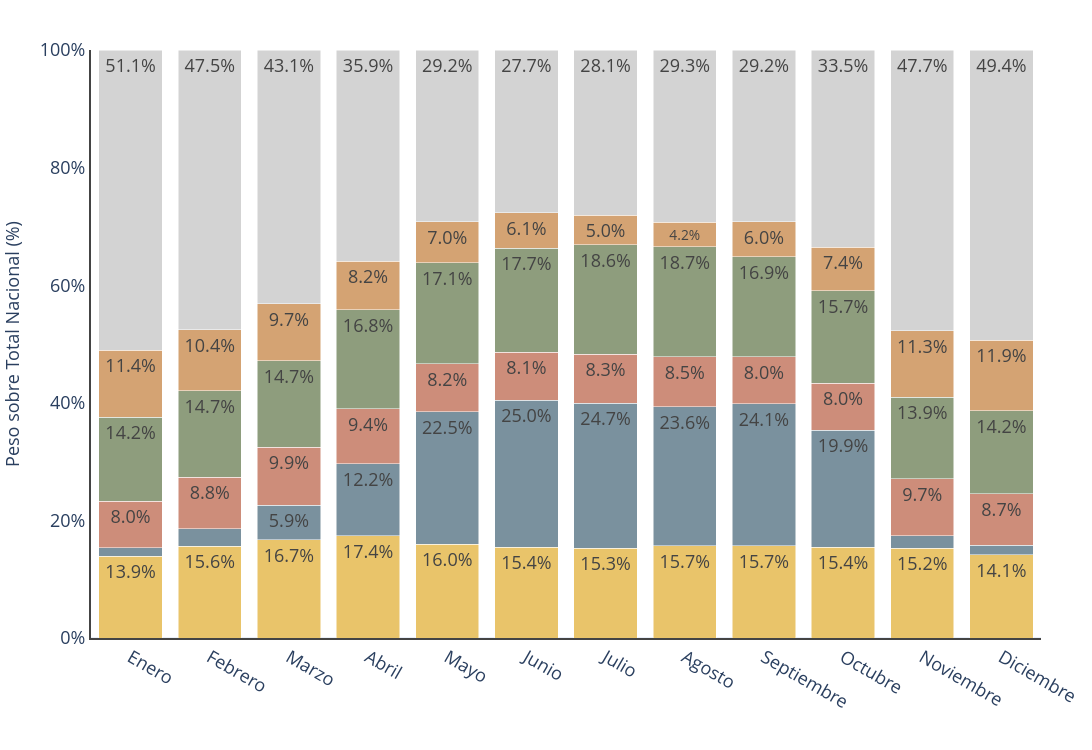

Write notebook code for a chart like this one.
### Markdown cell above
### Conclusiones: Evolución de Pernoctaciones por CCAA


- Baleares como motor estival y riesgo operativo: Presenta los picos más altos de toda la serie histórica en los meses de verano (rozando los 11M-12M de pernoctaciones), 
pero sufre la caída más dramática e inmediata del gráfico al llegar el invierno, llegando casi a cero. 
Es el comportamiento más volátil del portafolio.

- Cataluña y Andalucía (Resiliencia Masiva): Siguen la tendencia estacional del verano, pero sus valles de invierno son notablemente más altos y seguros (manteniéndose por encima de los 2M). Muestran una base de demanda mucho más sólida durante todo el año.

- Madrid como estabilizador de ingresos: Es la única línea plana y constante del gráfico. No sufre por el factor "sol y playa", lo que convierte a esta región en el pulmón financiero que sostiene los costes fijos de la empresa durante los meses fríos

### Code cell
import plotly.express as px
import pandas as pd

# 1. Mapa de colores Neutro (con Andalucía en Amarillo Azafrán)
color_map = {
    'Andalucía': '#E9C46A',      # Amarillo Azafrán
    'Baleares': '#7A919E',       # Azul Pizarra
    'C. Valenciana': '#CD8D7A',  # Terracota Pastel
    'Cataluña': '#8E9D7D',       # Verde Salvia
    'Madrid': '#D4A373',         # Ocre Suave
    'Resto de España': '#D3D3D3' # Gris Claro
}

# 2. Preparación de datos por MES
df_mensual = df_analisis_temp.copy()
df_mensual['Fecha'] = pd.to_datetime(df_mensual['Fecha'])

# Extraemos el número del mes para ordenar y el nombre para mostrar
df_mensual['Mes_Num'] = df_mensual['Fecha'].dt.month
df_mensual['Mes_Nombre'] = df_mensual['Fecha'].dt.month_name(locale='es_ES') 

# Separamos CCAA y Total Nacional
df_solo_ccaa = df_mensual[df_mensual['Comunidad Autonoma'] != 'Total'].copy()
df_total_nacional = df_mensual[df_mensual['Comunidad Autonoma'] == 'Total'].copy()

# Agrupamos por mes (promediando o sumando según tus datos, aquí sumamos)
resumen_ccaa = df_solo_ccaa.groupby(['Mes_Num', 'Mes_Nombre', 'Comunidad Autonoma'])['Total'].sum().reset_index()
resumen_total = df_total_nacional.groupby(['Mes_Num', 'Mes_Nombre'])['Total'].sum().reset_index()

# Calculamos el "Resto de España" mensual
total_vuestras = resumen_ccaa.groupby(['Mes_Num', 'Mes_Nombre'])['Total'].sum().reset_index()
df_resto = pd.merge(total_vuestras, resumen_total, on=['Mes_Num', 'Mes_Nombre'], suffixes=('_Vuestras', '_Nacional'))
df_resto['Total'] = df_resto['Total_Nacional'] - df_resto['Total_Vuestras']
df_resto['Comunidad Autonoma'] = 'Resto de España'

# Unimos todo para el cálculo final de porcentaje
df_completo = pd.concat([resumen_ccaa, df_resto[['Mes_Num', 'Mes_Nombre', 'Comunidad Autonoma', 'Total']]])
df_final = pd.merge(df_completo, resumen_total, on=['Mes_Num', 'Mes_Nombre'], suffixes=('', '_Nacional'))
df_final['Porcentaje_Real'] = (df_final['Total'] / df_final['Total_Nacional']) * 100

# Ordenamos por número de mes para que el gráfico vaya de Enero a Diciembre
df_final = df_final.sort_values('Mes_Num')

# 3. Creación del gráfico de barras apiladas al 100%
fig_market_share = px.bar(
    df_final, 
    x='Mes_Nombre', 
    y='Porcentaje_Real', 
    color='Comunidad Autonoma',
    color_discrete_map=color_map,
    category_orders={"Comunidad Autonoma": ["Andalucía", "Baleares", "C. Valenciana", "Cataluña", "Madrid", "Resto de España"]},
    text=df_final['Porcentaje_Real'].apply(lambda x: f'{x:.1f}%' if x > 4 else ''), # Solo muestra texto si cabe (>4%)
    template='plotly_white'
)

# 4. Ajustes finales (Minimalistas y Corporativos)
fig_market_share.update_layout(
    width=1700,
    height=750,
    bargap=0.2,
    paper_bgcolor='rgba(0,0,0,0)',
    plot_bgcolor='rgba(0,0,0,0)',
    showlegend=False,
    legend=dict(
        orientation="h",
        yanchor="top",
        y=-0.1,
        xanchor="center",
        x=1,
        title_text=''
    ),
    xaxis=dict(
        title_text='', 
        tickfont=dict(size=18),
        showline=True, 
        linewidth=2, 
        linecolor='#444'
    ),
    yaxis=dict(
        title_text='Peso sobre Total Nacional (%)',
        title_font=dict(size=18),
        range=[0, 100],
        showgrid=False,
        showline=True, 
        linewidth=2, 
        linecolor='#444',
        ticksuffix='%',
        tickfont=dict(size=18)
    ),
    margin=dict(b=100, t=50, l=80, r=40),
    barmode='stack'
)

fig_market_share.update_traces(textposition='inside', textfont_size=18)

fig_market_share.show()

### Figure 1 — Plotly figure (JSON) as saved in the notebook; plotly's stock layout.template omitted (floating-point values rounded to 4 significant figures)
{"data": [{"hovertemplate": "Comunidad Autonoma=Andalucía<br>Mes_Nombre=%{x}<br>Porcentaje_Real=%{y}<br>text=%{text}<extra></extra>", "legendgroup": "Andalucía", "marker": {"color": "#E9C46A", "pattern": {"shape": ""}}, "name": "Andalucía", "orientation": "v", "showlegend": true, "text": ["13.9%", "15.6%", "16.7%", "17.4%", "16.0%", "15.4%", "15.3%", "15.7%", "15.7%", "15.4%", "15.2%", "14.1%"], "textfont": {"size": 18}, "textposition": "inside", "type": "bar", "x": ["Enero", "Febrero", "Marzo", "Abril", "Mayo", "Junio", "Julio", "Agosto", "Septiembre", "Octubre", "Noviembre", "Diciembre"], "xaxis": "x", "y": [13.89, 15.61, 16.67, 17.42, 15.95, 15.42, 15.28, 15.72, 15.73, 15.4, 15.23, 14.15], "yaxis": "y"}, {"hovertemplate": "Comunidad Autonoma=Baleares<br>Mes_Nombre=%{x}<br>Porcentaje_Real=%{y}<br>text=%{text}<extra></extra>", "legendgroup": "Baleares", "marker": {"color": "#7A919E", "pattern": {"shape": ""}}, "name": "Baleares", "orientation": "v", "showlegend": true, "text": ["", "", "5.9%", "12.2%", "22.5%", "25.0%", "24.7%", "23.6%", "24.1%", "19.9%", "", ""], "textfont": {"size": 18}, "textposition": "inside", "type": "bar", "x": ["Enero", "Febrero", "Marzo", "Abril", "Mayo", "Junio", "Julio", "Agosto", "Septiembre", "Octubre", "Noviembre", "Diciembre"], "xaxis": "x", "y": [1.423, 2.996, 5.917, 12.17, 22.49, 25.01, 24.68, 23.65, 24.1, 19.93, 2.149, 1.622], "yaxis": "y"}, {"hovertemplate": "Comunidad Autonoma=C. Valenciana<br>Mes_Nombre=%{x}<br>Porcentaje_Real=%{y}<br>text=%{text}<extra></extra>", "legendgroup": "C. Valenciana", "marker": {"color": "#CD8D7A", "pattern": {"shape": ""}}, "name": "C. Valenciana", "orientation": "v", "showlegend": true, "text": ["8.0%", "8.8%", "9.9%", "9.4%", "8.2%", "8.1%", "8.3%", "8.5%", "8.0%", "8.0%", "9.7%", "8.7%"], "textfont": {"size": 18}, "textposition": "inside", "type": "bar", "x": ["Enero", "Febrero", "Marzo", "Abril", "Mayo", "Junio", "Julio", "Agosto", "Septiembre", "Octubre", "Noviembre", "Diciembre"], "xaxis": "x", "y": [7.96, 8.757, 9.878, 9.397, 8.217, 8.134, 8.284, 8.495, 8.037, 7.999, 9.698, 8.735], "yaxis": "y"}, {"hovertemplate": "Comunidad Autonoma=Cataluña<br>Mes_Nombre=%{x}<br>Porcentaje_Real=%{y}<br>text=%{text}<extra></extra>", "legendgroup": "Cataluña", "marker": {"color": "#8E9D7D", "pattern": {"shape": ""}}, "name": "Cataluña", "orientation": "v", "showlegend": true, "text": ["14.2%", "14.7%", "14.7%", "16.8%", "17.1%", "17.7%", "18.6%", "18.7%", "16.9%", "15.7%", "13.9%", "14.2%"], "textfont": {"size": 18}, "textposition": "inside", "type": "bar", "x": ["Enero", "Febrero", "Marzo", "Abril", "Mayo", "Junio", "Julio", "Agosto", "Septiembre", "Octubre", "Noviembre", "Diciembre"], "xaxis": "x", "y": [14.24, 14.65, 14.7, 16.82, 17.14, 17.69, 18.62, 18.67, 16.95, 15.73, 13.88, 14.17], "yaxis": "y"}, {"hovertemplate": "Comunidad Autonoma=Madrid<br>Mes_Nombre=%{x}<br>Porcentaje_Real=%{y}<br>text=%{text}<extra></extra>", "legendgroup": "Madrid", "marker": {"color": "#D4A373", "pattern": {"shape": ""}}, "name": "Madrid", "orientation": "v", "showlegend": true, "text": ["11.4%", "10.4%", "9.7%", "8.2%", "7.0%", "6.1%", "5.0%", "4.2%", "6.0%", "7.4%", "11.3%", "11.9%"], "textfont": {"size": 18}, "textposition": "inside", "type": "bar", "x": ["Enero", "Febrero", "Marzo", "Abril", "Mayo", "Junio", "Julio", "Agosto", "Septiembre", "Octubre", "Noviembre", "Diciembre"], "xaxis": "x", "y": [11.4, 10.44, 9.687, 8.24, 7.001, 6.078, 5.038, 4.155, 5.965, 7.438, 11.31, 11.94], "yaxis": "y"}, {"hovertemplate": "Comunidad Autonoma=Resto de España<br>Mes_Nombre=%{x}<br>Porcentaje_Real=%{y}<br>text=%{text}<extra></extra>", "legendgroup": "Resto de España", "marker": {"color": "#D3D3D3", "pattern": {"shape": ""}}, "name": "Resto de España", "orientation": "v", "showlegend": true, "text": ["51.1%", "47.5%", "43.1%", "35.9%", "29.2%", "27.7%", "28.1%", "29.3%", "29.2%", "33.5%", "47.7%", "49.4%"], "textfont": {"size": 18}, "textposition": "inside", "type": "bar", "x": ["Enero", "Febrero", "Marzo", "Abril", "Mayo", "Junio", "Julio", "Agosto", "Septiembre", "Octubre", "Noviembre", "Diciembre"], "xaxis": "x", "y": [51.08, 47.54, 43.14, 35.95, 29.19, 27.67, 28.1, 29.32, 29.23, 33.5, 47.73, 49.39], "yaxis": "y"}], "layout": {"bargap": 0.2, "barmode": "stack", "height": 750, "legend": {"orientation": "h", "title": {"text": ""}, "tracegroupgap": 0, "x": 1, "xanchor": "center", "y": -0.1, "yanchor": "top"}, "margin": {"b": 100, "l": 80, "r": 40, "t": 50}, "paper_bgcolor": "rgba(0,0,0,0)", "plot_bgcolor": "rgba(0,0,0,0)", "showlegend": false, "width": 1700, "xaxis": {"anchor": "y", "domain": [0, 1], "linecolor": "#444", "linewidth": 2, "showline": true, "tickfont": {"size": 18}, "title": {"text": ""}}, "yaxis": {"anchor": "x", "domain": [0, 1], "linecolor": "#444", "linewidth": 2, "range": [0, 100], "showgrid": false, "showline": true, "tickfont": {"size": 18}, "ticksuffix": "%", "title": {"font": {"size": 18}, "text": "Peso sobre Total Nacional (%)"}}}}
